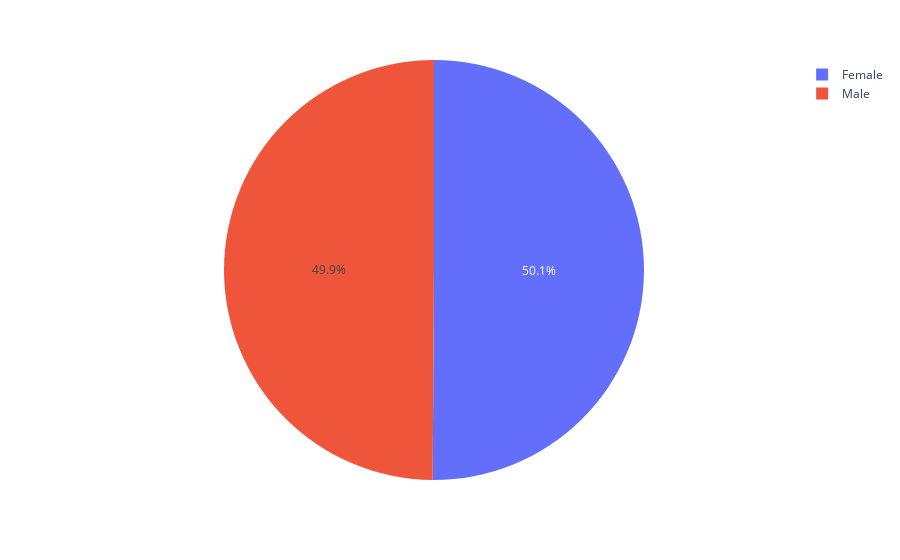

Notebook code cell kept with this figure:
### Code cell
px.pie(data_2,values='all city',names=data_2.index) #select city

### Figure 1 — Plotly figure (JSON) as saved in the notebook; plotly's stock layout.template omitted (floating-point values rounded to 4 significant figures)
{"data": [{"domain": {"x": [0, 1], "y": [0, 1]}, "hovertemplate": "Gender=%{label}<br>all city=%{value}<extra></extra>", "labels": ["Female", "Male"], "legendgroup": "", "name": "", "showlegend": true, "type": "pie", "values": [501, 499]}], "layout": {"legend": {"tracegroupgap": 0}, "margin": {"t": 60}}}
